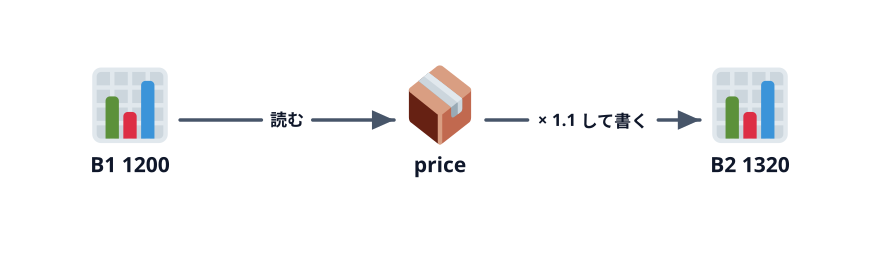

This chart was generated by the following Python code:
"""2-2 サムネ: セルから読んで、変数に入れて、計算して、セルに書く（SOURCE-PATH-GOAL）。"""
import sys
sys.path.insert(0, "/Users/seekseep/.claude/skills/genfig")
from genfig import Canvas

c = Canvas(880, 260)
b1 = c.node(130, 120, "B1  1200", emoji_cp="1f4ca")         # 📊
price = c.node(440, 120, "price", emoji_cp="1f4e6")         # 📦 変数＝箱
b2 = c.node(750, 120, "B2  1320", emoji_cp="1f4ca")         # 📊
c.link(b1, price, label="読む")
c.link(price, b2, label="× 1.1 して書く")
c.save("00-thumbnail.svg")
